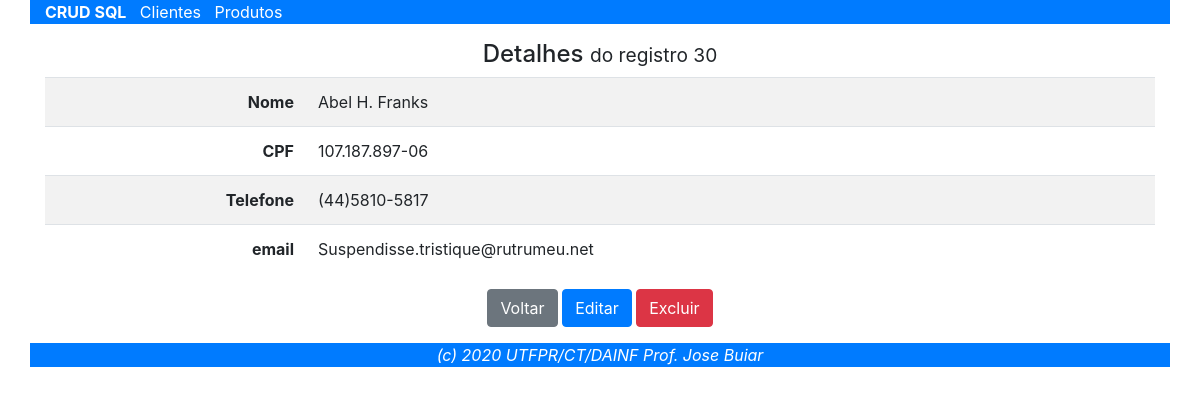
The page /parte-7/index.php?ctl=ClienteController&mtd=buscar&id=30 on the database its author committed.
### tables this page shows
CREATE TABLE `cliente` (
  `id` int(11) NOT NULL,
  `nome` text NOT NULL,
  `cpf` decimal(11,0) NOT NULL,
  `telefone` decimal(11,0) NOT NULL,
  `email` text NOT NULL
);

### parte-7/ControllerBase.php (called while the page is built, shortened)
<?php
class ControllerBase {
    public function __construct() {
		$this->model = new $this->nomeModel;
	}
	public function chamarView($nomeView, $info=array()) {
		include "{$nomeView}.php";
	}
}

### parte-7/ControllerSql.php (called while the page is built, shortened)
<?php
class ControllerSql extends ControllerBase {
	public $nomeViewDetail='ViewDetalhe';
	public function buscar() {
		$id = $this->obterChave();
		$dados = $this->model->read( $id );
		$this->chamarView(
			$this->nomeViewDetail, array(
				'dados'			=>	$dados,
				'id'			=>	$id,
				'controller'	=>	get_class($this)
		));
	}
	public function obterChave() {
		return $_REQUEST['id'];
	}
}

### parte-7/Conexao.php (called while the page is built, shortened)
<?php
class Conexao
{
    private static $conexao;
    public static function getInstance()
    {
        if (is_null(self::$conexao)) {
            self::$conexao = new \PDO(
				'mysql:host=localhost;port=3306;dbname=csm41',
				'csm41',
				'csm41'
			);
            self::$conexao->setAttribute(
				\PDO::ATTR_ERRMODE,
				\PDO::ERRMODE_EXCEPTION
			);
            self::$conexao->exec('set names utf8');
        }
        return self::$conexao;
    }
}

### parte-7/ModelSql.php (called while the page is built, shortened)
<?php
class ModelSql {
	protected	$tabela		=	null;
	protected	$colunas	=	array( );
	protected	$sort		=	array( );
	protected	$chave		=	null;
	function __construct() {
		$this->conexao = Conexao::getInstance();
	}
	public function read($selecionado=null) {
		$listaColunas = $this->chave .', '.
			implode(", ", $this->colunas);
		$listaWhere = $selecionado ?
			" WHERE $this->chave=".$_REQUEST[$this->chave]
			:  null;
		$listaSort = sizeof($this->sort) > 0 ?
			" ORDER BY ".implode(", ",$this->sort) :
			null;
		$query =
			"SELECT $listaColunas FROM $this->tabela ".
			"$listaWhere$listaSort";
        try {
			$stmt    = $this->conexao->prepare($query);
			$result  = array();
			if ($stmt->execute()) {
				while ($rs = $stmt->fetch()) {
					$result[] = $rs;
				}
			}
		}
		catch(PDOException $e) {
			alert("Erro em SELECT : ".$e->getMessage());
		}
		return $result[0];
	}
}

### parte-7/ClienteViewDetalhe.php (the view, shortened to what this page needs)
<div class='container text-center'>
<div class='row'>
<div class='col-12'>
<h4>Detalhes <small> do registro <?php print $id; ?></small></h4>
<table  class='table table-striped'>
<tr>
<th class='text-right'>Nome</th><td class='text-left'><?php print $dados['nome']; ?></td>
</tr>
<tr>
<th class='text-right'>CPF</th><td class='text-left'><?php
if (isset($dados['cpf'])) {
	$cpf=preg_replace("/(\d{3})(\d{3})(\d{3})(\d{2})/", "\$1.\$2.\$3-\$4", $dados['cpf']);
	print $cpf;
}
6?></td>
</tr>
<tr>
<th class='text-right'>Telefone</th><td class='text-left'><?php
if (isset($dados['telefone'])) {
	$telefone=preg_replace("/\D/","",$dados['telefone']);
	$telefone=preg_replace("/(\d{2})(\d+)(\d{4})$/", "($1)$2-$3", $telefone);
	print $telefone;
}
?></td>
</tr>
<tr>
<th class='text-right'>email</th><td class='text-left'><?php print $dados['email']; ?></td>
</tr>
</table>
<a class='btn btn-secondary' href='?'>Voltar</a>
<a class='btn btn-primary' href='?ctl=<?php print $controller; ?>&mtd=editar&id=<?php print $id; ?>'>Editar</a>
<a class='btn btn-danger' href='?ctl=<?php print $controller; ?>&mtd=excluir&id=<?php print $id; ?>' onClick='return confirm("Confirma a Exclusão ?")'>Excluir</a>
</div>
</div>
</div>

### rows shown on the page
cliente: nome "Abel H. Franks", cpf "107.187.897-06", telefone "(44)5810-5817", email "Suspendisse.tristique@rutrumeu.net"

### other values the page prints
$id "30"
